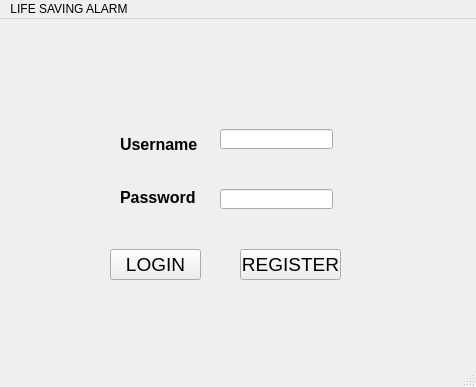
<?xml version="1.0" encoding="UTF-8"?>
<ui version="4.0">
 <class>window1</class>
 <widget class="QMainWindow" name="window1">
  <property name="geometry">
   <rect>
    <x>0</x>
    <y>0</y>
    <width>476</width>
    <height>387</height>
   </rect>
  </property>
  <property name="windowTitle">
   <string>window1</string>
  </property>
  <widget class="QWidget" name="centralwidget">
   <widget class="QLabel" name="label">
    <property name="geometry">
     <rect>
      <x>120</x>
      <y>110</y>
      <width>101</width>
      <height>31</height>
     </rect>
    </property>
    <property name="font">
     <font>
      <pointsize>12</pointsize>
      <weight>75</weight>
      <bold>true</bold>
     </font>
    </property>
    <property name="text">
     <string>Username</string>
    </property>
   </widget>
   <widget class="QLabel" name="label_2">
    <property name="geometry">
     <rect>
      <x>120</x>
      <y>170</y>
      <width>91</width>
      <height>16</height>
     </rect>
    </property>
    <property name="font">
     <font>
      <pointsize>12</pointsize>
      <weight>75</weight>
      <bold>true</bold>
     </font>
    </property>
    <property name="text">
     <string>Password</string>
    </property>
   </widget>
   <widget class="QLineEdit" name="lineEdit">
    <property name="geometry">
     <rect>
      <x>220</x>
      <y>110</y>
      <width>113</width>
      <height>20</height>
     </rect>
    </property>
   </widget>
   <widget class="QLineEdit" name="lineEdit_2">
    <property name="geometry">
     <rect>
      <x>220</x>
      <y>170</y>
      <width>113</width>
      <height>20</height>
     </rect>
    </property>
    <property name="text">
     <string/>
    </property>
   </widget>
   <widget class="QPushButton" name="Login">
    <property name="geometry">
     <rect>
      <x>110</x>
      <y>230</y>
      <width>91</width>
      <height>31</height>
     </rect>
    </property>
    <property name="font">
     <font>
      <pointsize>14</pointsize>
      <weight>50</weight>
      <bold>false</bold>
     </font>
    </property>
    <property name="text">
     <string>LOGIN</string>
    </property>
   </widget>
   <widget class="QPushButton" name="pushButton">
    <property name="geometry">
     <rect>
      <x>240</x>
      <y>230</y>
      <width>101</width>
      <height>31</height>
     </rect>
    </property>
    <property name="font">
     <font>
      <pointsize>14</pointsize>
     </font>
    </property>
    <property name="text">
     <string>REGISTER</string>
    </property>
   </widget>
  </widget>
  <widget class="QMenuBar" name="menubar">
   <property name="geometry">
    <rect>
     <x>0</x>
     <y>0</y>
     <width>476</width>
     <height>21</height>
    </rect>
   </property>
   <widget class="QMenu" name="menuLIFE_SAVING_ALARM">
    <property name="title">
     <string>LIFE SAVING ALARM</string>
    </property>
   </widget>
   <addaction name="menuLIFE_SAVING_ALARM"/>
  </widget>
  <widget class="QStatusBar" name="statusbar"/>
 </widget>
 <resources/>
 <connections/>
</ui>
